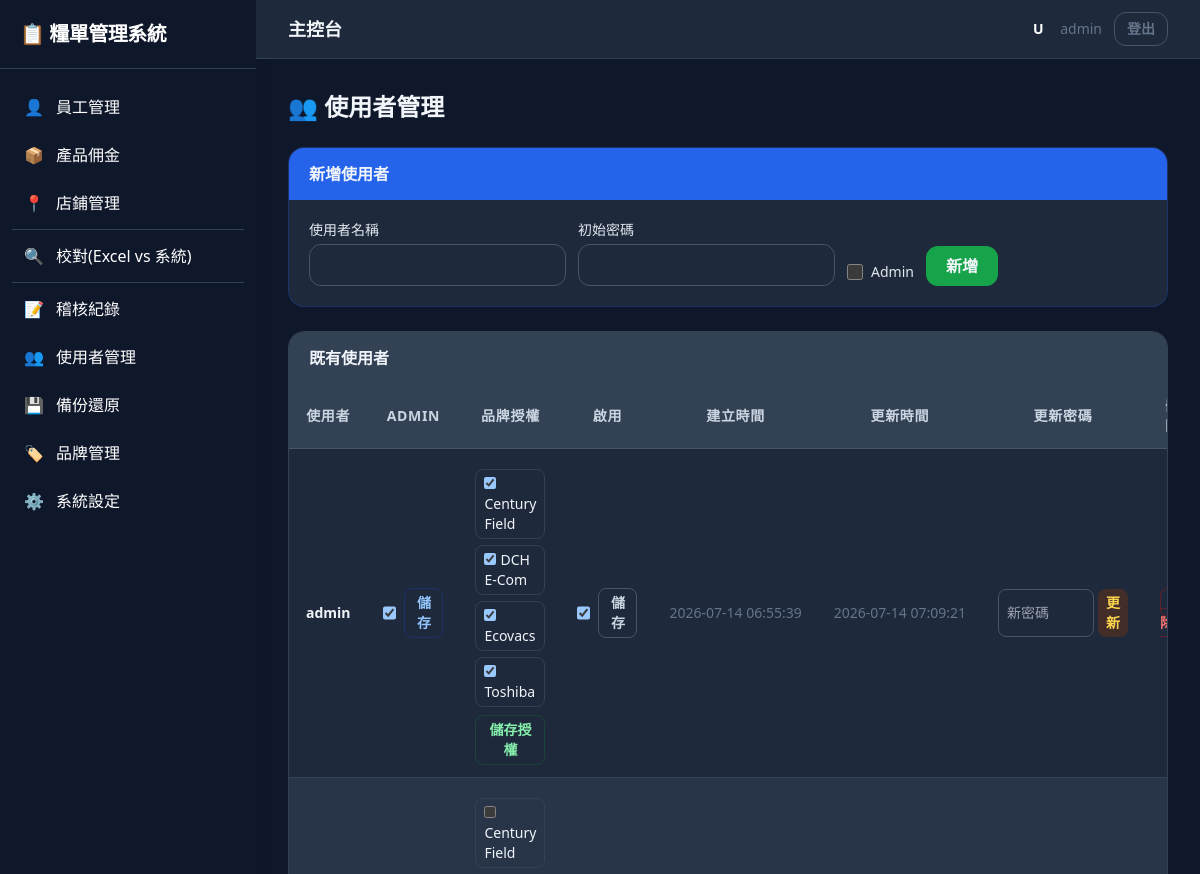
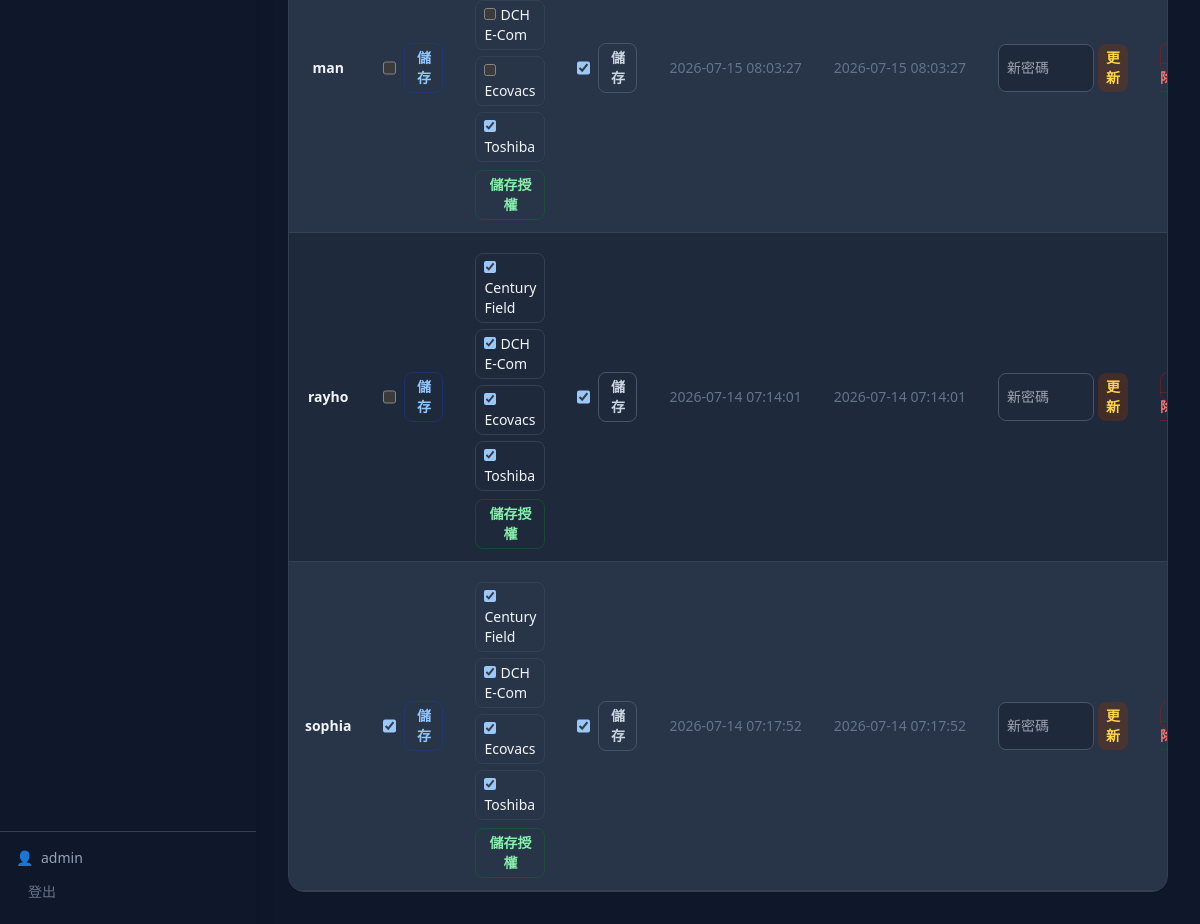
The page /manage_users (signed in) on the database as committed earlier (2 pictures, top to bottom).
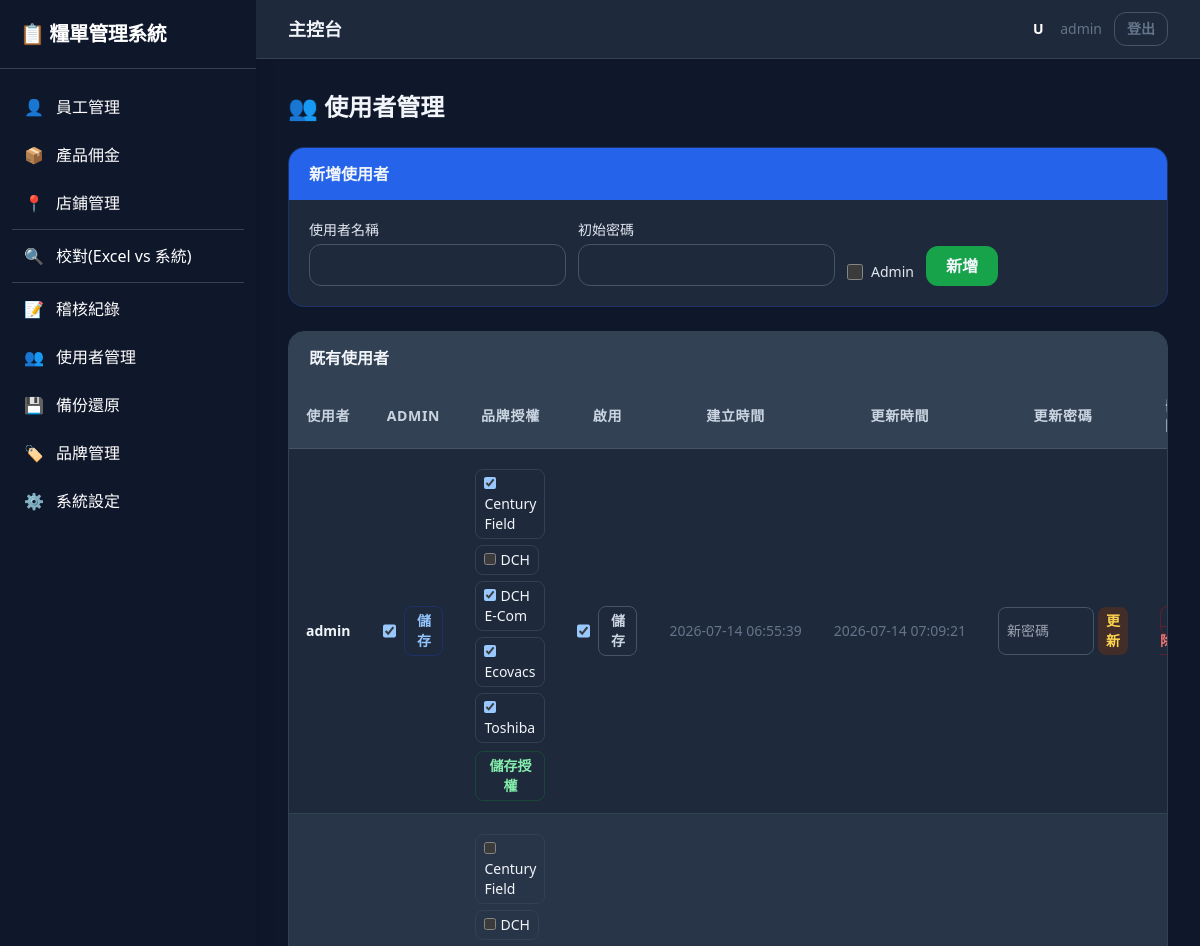
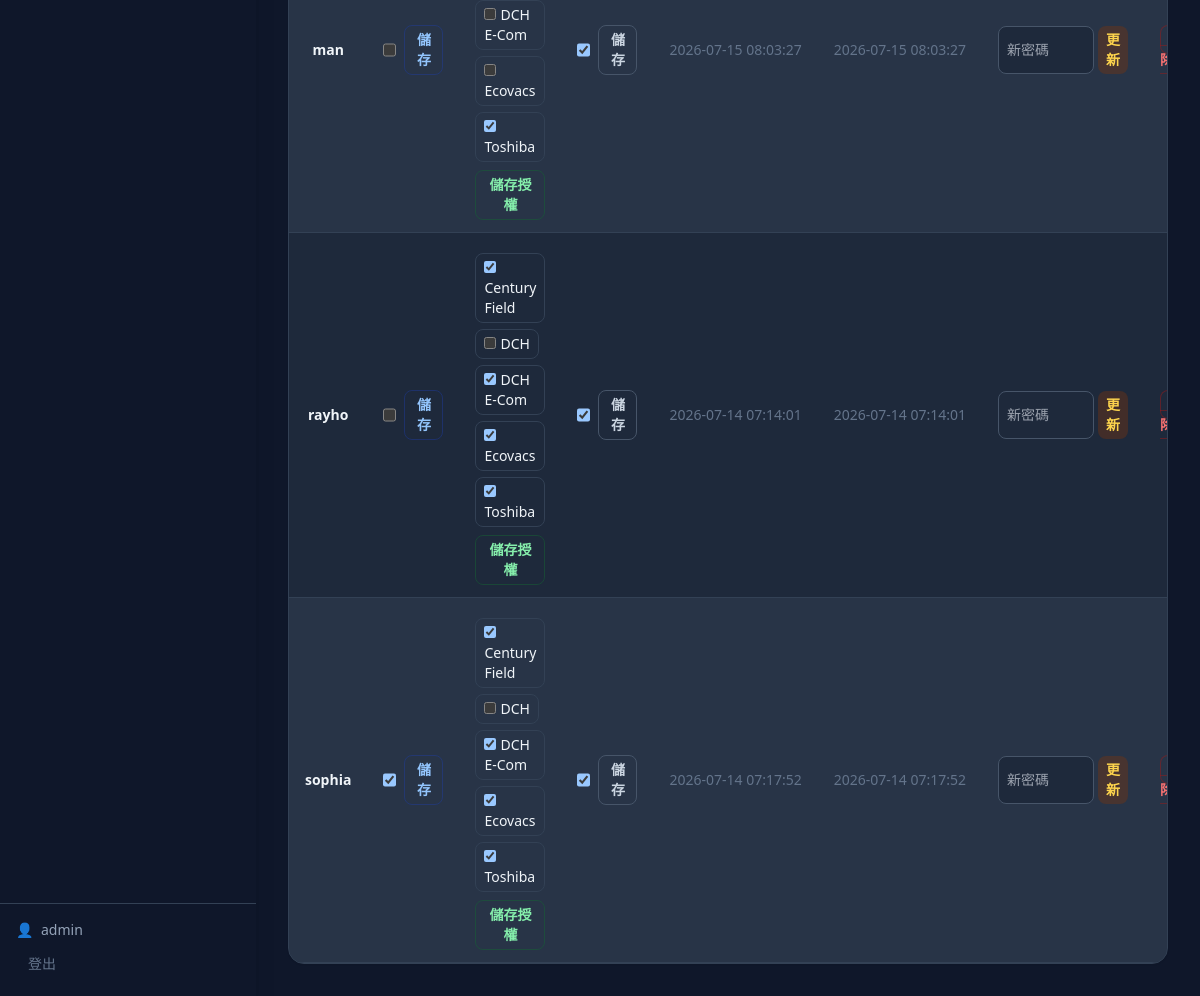
The same page on the database as committed later (2 pictures, top to bottom).
### tables this page shows
CREATE TABLE Users (
            id INTEGER PRIMARY KEY AUTOINCREMENT,
            username TEXT NOT NULL UNIQUE,
            password_hash TEXT NOT NULL,
            is_admin INTEGER NOT NULL DEFAULT 0,
            is_active INTEGER NOT NULL DEFAULT 1,
            created_at TEXT DEFAULT CURRENT_TIMESTAMP,
            updated_at TEXT DEFAULT CURRENT_TIMESTAMP
        );

CREATE TABLE Brands (
            brand_code TEXT PRIMARY KEY,
            brand_name TEXT NOT NULL,
            is_active INTEGER NOT NULL DEFAULT 1,
            created_at TEXT DEFAULT CURRENT_TIMESTAMP,
            updated_at TEXT DEFAULT CURRENT_TIMESTAMP
        );

### blueprints/settings.py (the view)
@bp.route("/manage_users")
@admin_required
def manage_users():
    conn = get_db_connection()
    users = conn.execute(
        "SELECT id, username, is_admin, is_active, created_at, updated_at FROM Users ORDER BY username"
    ).fetchall()
    conn.close()
    return render_template(
        "manage_users.html",
        users=users,
        available_brands=get_available_brands(),
        user_brand_map=get_user_brand_permissions_map(),
    )

### repository.py (called while the page is built)
def get_db_connection(db_path=DB_PATH):
    conn = sqlite3.connect(db_path)
    conn.row_factory = sqlite3.Row
    return conn

def get_available_brands():
    conn = get_db_connection()
    rows = conn.execute(
        "SELECT brand_code, brand_name FROM Brands WHERE is_active = 1 ORDER BY brand_name"
    ).fetchall()
    conn.close()
    return [dict(row) for row in rows]

def get_user_brand_permissions_map():
    conn = get_db_connection()
    rows = conn.execute(
        "SELECT username, brand_code FROM UserBrandPermissions ORDER BY username, brand_code"
    ).fetchall()
    conn.close()
    mapping = {}
    for row in rows:
        mapping.setdefault(row["username"], []).append(row["brand_code"])
    return mapping

### services.py (called while the page is built)
def admin_required(view_func):
    @wraps(view_func)
    def wrapped_view(*args, **kwargs):
        if not session.get("user"):
            flash("請先登入後再使用系統。", "warning")
            return redirect(url_for("main.login", next=request.url))
        if not session.get("is_admin"):
            flash("需要管理員權限。", "warning")
            return redirect(url_for("main.index"))
        return view_func(*args, **kwargs)
    return wrapped_view

### templates/manage_users.html (shortened to what the changed rows need)
{% extends 'base.html' %}
{% block content %}
<div class="space-y-6">
  <h2 class="text-2xl font-bold text-slate-100">👥 使用者管理</h2>
  <div class="bg-slate-800 rounded-2xl shadow-sm border border-slate-700 overflow-hidden">
    <div class="overflow-x-auto">
      <table class="w-full text-sm border-collapse">
        <thead>
          <tr class="bg-slate-700 text-center text-sm font-semibold text-slate-300 uppercase tracking-wider">
            <th class="px-4 py-3 border-b border-slate-600">使用者</th>
            <th class="px-4 py-3 border-b border-slate-600">Admin</th>
            <th class="px-4 py-3 border-b border-slate-600">品牌授權</th>
            <th class="px-4 py-3 border-b border-slate-600">啟用</th>
            <th class="px-4 py-3 border-b border-slate-600">建立時間</th>
            <th class="px-4 py-3 border-b border-slate-600">更新時間</th>
            <th class="px-4 py-3 border-b border-slate-600">更新密碼</th>
            <th class="px-4 py-3 border-b border-slate-600">刪除</th>
          </tr>
        </thead>
        <tbody>
          {% for u in users %}
          <tr class="text-center border-b border-slate-700 hover:bg-slate-700 even:bg-slate-700/50 transition-colors">
            <td class="px-4 py-3 font-bold">{{ u.username }}</td>
            <td class="px-4 py-3">
              <form action="/update_user_role" method="POST" class="flex gap-2 items-center justify-center">
                <input type="checkbox" name="is_admin" {% if u.is_admin %}checked{% endif %} class="w-4 h-4 text-blue-600 rounded focus:ring-blue-500">
                <button class="px-2.5 py-1 text-sm font-semibold text-blue-300 border border-blue-800/40 rounded-lg hover:bg-blue-900/30 transition-colors">儲存</button>
              </form>
            </td>
            <td class="px-4 py-3 text-left max-w-xs">
              <form action="/update_user_brands" method="POST" class="space-y-2">
                <div class="flex flex-wrap gap-1.5">
                  {% for b in available_brands %}
                  <label class="text-sm border border-slate-700 rounded-lg px-2 py-1 cursor-pointer hover:bg-slate-700">
                    <input type="checkbox" name="brand_codes" value="{{ b.brand_code }}" {% if b.brand_code in user_brand_map.get(u.username, []) %}checked{% endif %} class="w-3 h-3 text-blue-600 rounded focus:ring-blue-500 me-1">{{ b.brand_name }}
                  </label>
                  {% endfor %}
                </div>
                <button class="px-2.5 py-1 text-sm font-semibold text-green-300 border border-green-800/50 rounded-lg hover:bg-green-900/30 transition-colors">儲存授權</button>
              </form>
            </td>
            <td class="px-4 py-3">
              <form action="/update_user_status" method="POST" class="flex gap-2 items-center justify-center">
                <input type="checkbox" name="is_active" {% if u.is_active %}checked{% endif %} class="w-4 h-4 text-blue-600 rounded focus:ring-blue-500">
                <button class="px-2.5 py-1 text-sm font-semibold text-slate-300 border border-slate-600 rounded-lg hover:bg-slate-700 transition-colors">儲存</button>
              </form>
            </td>
            <td class="px-4 py-3 text-sm text-slate-500 whitespace-nowrap">{{ u.created_at or '' }}</td>
            <td class="px-4 py-3 text-sm text-slate-500 whitespace-nowrap">{{ u.updated_at or '' }}</td>
            <td class="px-4 py-3">
              <form action="/update_user_password" method="POST" class="flex gap-1">
                <input type="password" name="new_password" class="text-slate-200 bg-slate-800 w-24 px-2 py-1 text-sm border border-slate-600 rounded-lg focus:ring-2 focus:ring-blue-500 outline-none" placeholder="新密碼" required>
                <button class="px-2 py-1 text-sm font-semibold text-amber-300 bg-amber-900/40 rounded-lg hover:bg-amber-800/40 transition-colors">更新</button>
              </form>
            </td>
            <td class="px-4 py-3">
              <a href="/delete_user/{{ u.id }}" class="px-2.5 py-1 text-sm font-semibold text-red-400 border border-red-800/50 rounded-lg hover:bg-red-900/30 transition-colors" onclick="return confirm('確定刪除此使用者？')">刪除</a>
            </td>
          </tr>
          {% endfor %}
        </tbody>
      </table>
    </div>
  </div>
</div>
{% endblock %}

Rows that differ between the two databases and show on the page:
added Brands: brand_name "DCH"
